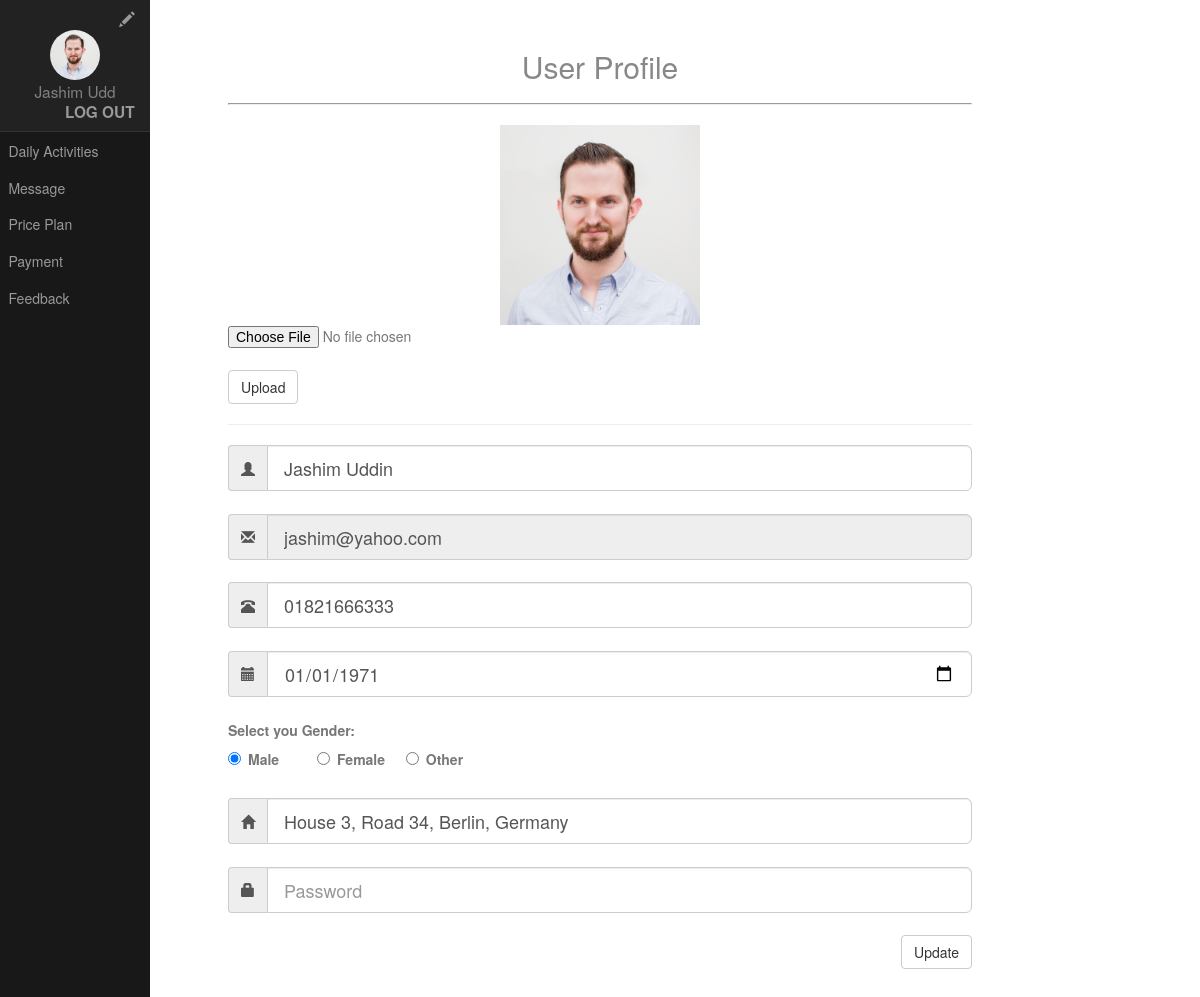
Page /user_admin/user_profile.php (signed in) on the earlier database version.
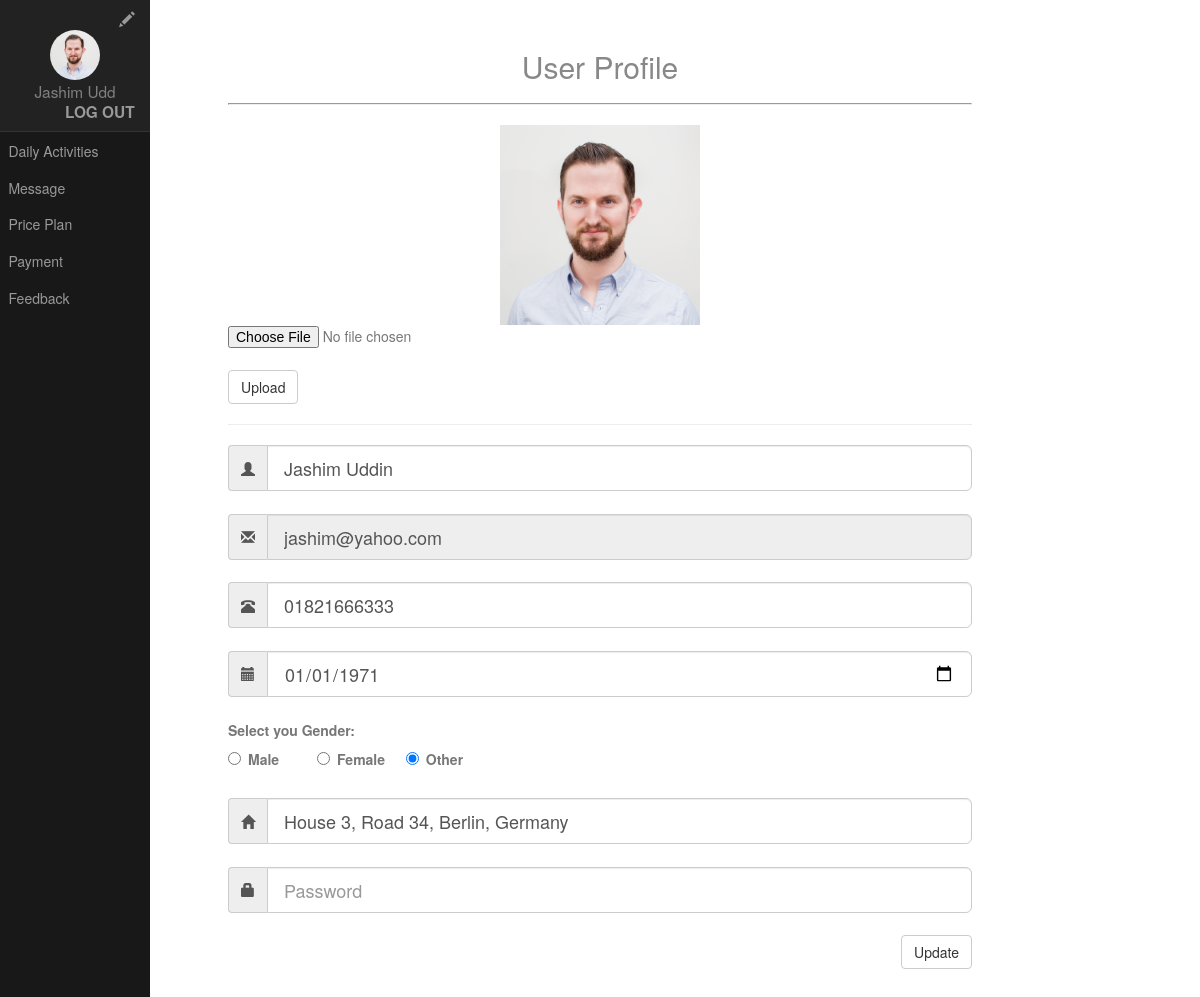
Same page on the later database version.
### tables this page shows
CREATE TABLE `users_information` (
  `email` varchar(32) NOT NULL,
  `name` varchar(32) NOT NULL,
  `contact_number` varchar(14) NOT NULL,
  `date_of_birth` date NOT NULL,
  `gender` varchar(6) NOT NULL,
  `image_name` varchar(100) NOT NULL DEFAULT 'default.png',
  `address` varchar(100) NOT NULL
);

### user_admin/user_profile.php (called while the page is built, shortened)
<?php
include 'index.php';
?>

### php/database_services.php (called while the page is built, shortened)
<?php
class DatabaseHelper{
	function retrieveData($table_name,$email){
		$sql = "SELECT * FROM `$table_name` WHERE email = '$email'";
		$result = $GLOBALS['connection']->query($sql);
		if ($result->num_rows==1) {
			$row = $result->fetch_assoc();
			return $row;
		}else{
			return 0;
		}
	}
}
?>

### user_admin/pages/user_profile_page.php (the view, shortened to what the changed rows need)
<?php
    $name = '';
    $contact_number = '';
    $date_of_birth = '';
    $gender = 'Male';
    $address = '';
if (!empty($email)) {
  if (!empty($row['name'])) {
    $name = $row['name'];
    $contact_number = $row['contact_number'];
    $date_of_birth = $row['date_of_birth'];
    $gender = $row['gender'];
    $address = $row['address'];
  }
}else{
}
?>
<h2 class="content-subhead" style="text-align: center;">User Profile</h2>
<hr style="border-style: inset;border-width: 1px;">
<div >
<form class="form-horizontal" method="POST" action="" enctype="multipart/form-data">
	<div  style="text-align: center;">
    <img src="../images/<?php if (!empty($image_name)){echo $image_name;}else{echo 'default.png';}?>" style="width: 200px;height: auto;">
    <div class="input-group">
      <input type="file" name="fupload">
    </div><br>
    <div class="input-group">
      <input class="btn btn-default" type="submit" name="upload_image" value="Upload">
    </div>
  	</div><hr>
	<div class="input-group">
    <span class="input-group-addon"><i class="glyphicon glyphicon-user"></i></span>
    <input type="text" class="form-control input-lg" name="name" placeholder="Name" value="<?php if(!empty($name))echo $name;?>">
  	</div><br>
	<div class="input-group">
    <span class="input-group-addon"><i class="glyphicon glyphicon-envelope"></i></span>
    <input type="email" class="form-control input-lg" name="email" placeholder="Email" value="<?php if(!empty($email))echo $email;?>" disabled>
  	</div><br>
  <div class="input-group">
    <span class="input-group-addon"><i class="glyphicon glyphicon-phone-alt"></i></span>
    <input type="number" class="form-control input-lg" name="contact_number" placeholder="Contact Number" value="<?php if(!empty($contact_number)){echo $contact_number;}?>">
    </div><br>
  <div class="input-group">
    <span class="input-group-addon"><i class="glyphicon glyphicon-calendar"></i></span>
    <input type="date" class="form-control input-lg" name="date_of_birth" placeholder="Date of Birth" value="<?php if(!empty($date_of_birth)){echo $date_of_birth;}?>">
    </div><br>
    <div class="input-group">
      <div class="row">
        <div class="col-lg-12" style="font-weight:bold;">
          Select you Gender:
      <div class="row">
        <div class="col-lg-4">
          <div class="radio-inline">
            <label><input type="radio" name="gender" <?php if($gender=='Male'){echo 'checked';}?> value="Male">Male</label>
          </div>
        </div>
        <div class="col-lg-4">
          <div class="radio-inline">
            <label><input type="radio" name="gender" <?php if($gender=='Female'){echo 'checked';}?> value="Female">Female</label>
          </div>
        </div>
        <div class="col-lg-4">
          <div class="radio-inline">
            <label><input type="radio" name="gender" <?php if($gender=='Other'){echo 'checked';}?> value="Other">Other</label>
          </div>
        </div>
      </div>
      </div>
      </div>
    </div><br>
  <div class="input-group">
    <span class="input-group-addon"><i class="glyphicon glyphicon-home"></i></span>
    <input type="address" class="form-control input-lg" name="address" placeholder="Current Address" value="<?php if(!empty($address)){echo $address;}?>">
    </div><br>
	<div class="input-group">
    <span class="input-group-addon"><i class="glyphicon glyphicon-lock"></i></span>
    <input type="password" class="form-control input-lg" name="password" placeholder="Password">
  	</div><br>
    <div style="text-align: right;">
    <button type="submit" class="btn btn-default" name="update"><?php if(!empty($name)){echo 'Update';}else{echo 'Save';}?></button>
    </div>
</form>
</div>

### user_admin/header.php (shortened to what the changed rows need)
<div id="layout">
    <div id="menu">
        <div class="pure-menu">
            <div class="pure-menu-heading" style="background-color: #222222;">
                <div style="text-align: right;">
                <a href="user_profile.php"><span class="glyphicon glyphicon-pencil"></span></a>
                </div>
                <div style="color: gray;text-align: center;text-transform:none;">
                <img class = "img-circle" src="../images/<?php if(!empty($image_name)){echo $image_name;}else{echo 'default.png';}?>" style="width: 50px;height: auto;">
                <br>
                <?php if(!empty($name)){echo substr($name, 0,10);}else{echo 'Mr.X';}?>
                </div>
                <div style="text-align: right;font-weight: bold;">
                    <a href="?logout">Log Out</a>
                </div>
            </div>
        </div>
    </div>
</div>

Differences in the rows shown:
changed users_information "Jashim Udd": gender "☑ Male" → "☐ Male"; gender "☐ Other" → "☑ Other"
